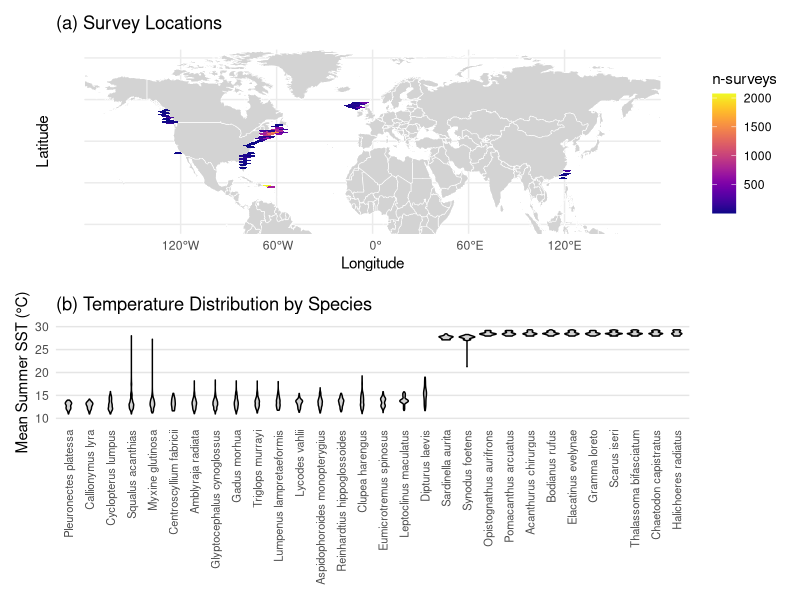
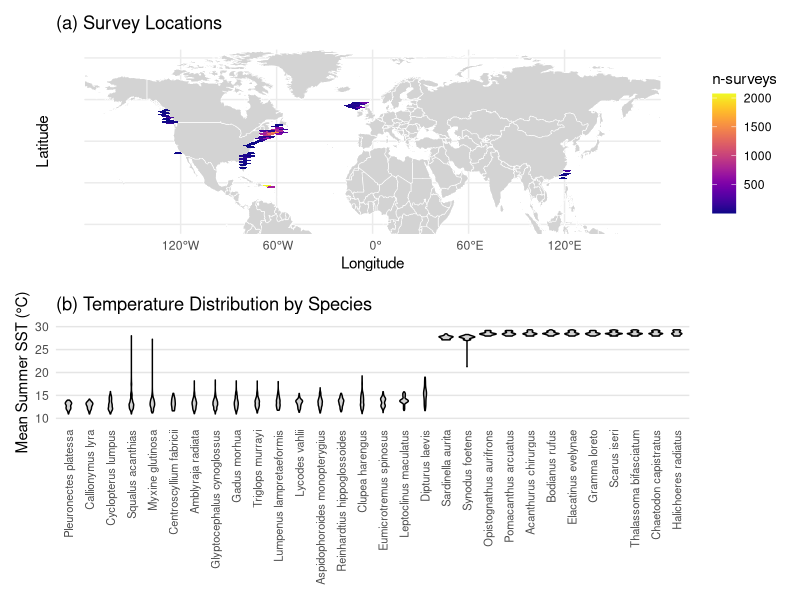

Write the R code that produced these figures, in order.
# Required Libraries
library(ggplot2)
library(sf)
library(dplyr)
library(rnaturalearth)
library(rnaturalearthdata)
library(viridis)
library(patchwork)
library(hexbin)
library(stringr)

# Load your data (update the path as necessary)
data <- read.csv("data-processed/btfbsst_without_NA.csv")

# Correct Longitude (if needed)
data$longitude_corrected <- data$longitude2 - 360  # Adjust if necessary for proper mapping

# Panel (a): Map with Hexagonal Binning
# Load the world map
world <- ne_countries(scale = "medium", returnclass = "sf")

# Hexagonal binning map
map_plot <- ggplot() +
  geom_sf(data = world, fill = "lightgrey", colour = "white") +
  geom_hex(data = data, aes(x = longitude2, y = latitude2), bins = 50) +
  coord_sf(ylim = c(-0.5,80)) +
  scale_fill_viridis(option = "plasma", name = "n-surveys") +
  theme_minimal() +
  theme(panel.background = element_rect(fill = "transparent", colour = NA),
        plot.background = element_rect(fill = "transparent", colour = NA),
        legend.background = element_rect(fill = "transparent", colour = NA)) +
  labs(title = "(a) Survey Locations", x = "Longitude", y = "Latitude")

# Panel (b): Boxplot with Scatter
# Filter to top 30 species for clarity
top_species <- data %>%
  count(genus_species, sort = TRUE) %>%
  slice_max(n, n = 30) %>%
  pull(genus_species)

filtered_data <- data %>%
  filter(genus_species %in% top_species)

filtered_data <- filtered_data %>%
  mutate(genus_species = str_replace_all(genus_species, "_", " "))

# Create the violin with scatter
violin_plot <- ggplot(filtered_data, aes(x = reorder(genus_species, mean_summer_sst_degC, FUN = median),
                                         y = mean_summer_sst_degC)) +
  geom_violin(fill = "lightgrey", colour = "black", width = 0.8) +  # Adjust width for compactness
  theme_minimal() +
  theme(
    axis.text.x = element_text(angle = 90, hjust = 1, vjust = 0.5, size = 8),  # Rotate labels vertically
    panel.grid.major.x = element_blank(),  # Remove vertical gridlines
    panel.grid.minor = element_blank(),    # Remove minor gridlines
    panel.grid.major.y = element_line(colour = "grey90"),  # Keep horizontal gridlines
    panel.background = element_rect(fill = "transparent", colour = NA),
    plot.background = element_rect(fill = "transparent", colour = NA))+
  labs(title = "(b) Temperature Distribution by Species",
    x = NULL,  # Remove x-axis label
    y = "Mean Summer SST (°C)") +
  scale_y_continuous(limits = c(10, 30), breaks = seq(10, 30, by = 5))

# Combine the plots
final_plot <- map_plot / violin_plot +
  plot_layout(heights = c(2,1))

# Display the final plot
print(final_plot)

ggsave("Figures/Plot-limited.species.png", 
       plot = final_plot, 
       width = 12, 
       height = 8, 
       bg = "transparent", 
       dpi = 300)
